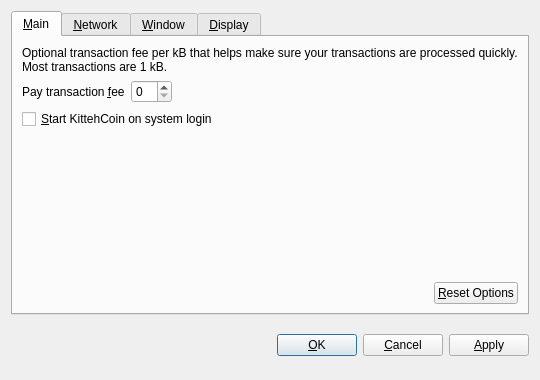
<?xml version="1.0" encoding="UTF-8"?>
<ui version="4.0">
 <class>OptionsDialog</class>
 <widget class="QDialog" name="OptionsDialog">
  <property name="geometry">
   <rect>
    <x>0</x>
    <y>0</y>
    <width>540</width>
    <height>380</height>
   </rect>
  </property>
  <property name="windowTitle">
   <string>Options</string>
  </property>
  <property name="modal">
   <bool>true</bool>
  </property>
  <layout class="QVBoxLayout" name="verticalLayout">
   <item>
    <widget class="QTabWidget" name="tabWidget">
     <property name="tabPosition">
      <enum>QTabWidget::North</enum>
     </property>
     <property name="currentIndex">
      <number>0</number>
     </property>
     <widget class="QWidget" name="tabMain">
      <attribute name="title">
       <string>&amp;Main</string>
      </attribute>
      <layout class="QVBoxLayout" name="verticalLayout_Main">
       <item>
        <widget class="QLabel" name="transactionFeeInfoLabel">
         <property name="text">
          <string>Optional transaction fee per kB that helps make sure your transactions are processed quickly. Most transactions are 1 kB.</string>
         </property>
         <property name="textFormat">
          <enum>Qt::PlainText</enum>
         </property>
         <property name="wordWrap">
          <bool>true</bool>
         </property>
        </widget>
       </item>
       <item>
        <layout class="QHBoxLayout" name="horizontalLayout_1_Main">
         <item>
          <widget class="QLabel" name="transactionFeeLabel">
           <property name="text">
            <string>Pay transaction &amp;fee</string>
           </property>
           <property name="textFormat">
            <enum>Qt::PlainText</enum>
           </property>
           <property name="buddy">
            <cstring>transactionFee</cstring>
           </property>
          </widget>
         </item>
         <item>
          <widget class="BitcoinAmountField" name="transactionFee"/>
         </item>
         <item>
          <spacer name="horizontalSpacer_1_Main">
           <property name="orientation">
            <enum>Qt::Horizontal</enum>
           </property>
           <property name="sizeHint" stdset="0">
            <size>
             <width>40</width>
             <height>20</height>
            </size>
           </property>
          </spacer>
         </item>
        </layout>
       </item>
       <item>
        <widget class="QCheckBox" name="bitcoinAtStartup">
         <property name="toolTip">
          <string>Automatically start KittehCoin after logging in to the system.</string>
         </property>
         <property name="text">
          <string>&amp;Start KittehCoin on system login</string>
         </property>
        </widget>
       </item>
       <item>
        <spacer name="verticalSpacer_Main">
         <property name="orientation">
          <enum>Qt::Vertical</enum>
         </property>
         <property name="sizeHint" stdset="0">
          <size>
           <width>20</width>
           <height>40</height>
          </size>
         </property>
        </spacer>
       </item>
       <item>
        <layout class="QHBoxLayout" name="horizontalLayout_2_Main">
         <item>
          <spacer name="horizontalSpacer_2_Main">
           <property name="orientation">
            <enum>Qt::Horizontal</enum>
           </property>
           <property name="sizeHint" stdset="0">
            <size>
             <width>40</width>
             <height>20</height>
            </size>
           </property>
          </spacer>
         </item>
         <item>
          <widget class="QPushButton" name="resetButton">
           <property name="toolTip">
            <string>Reset all client options to default.</string>
           </property>
           <property name="text">
            <string>&amp;Reset Options</string>
           </property>
           <property name="autoDefault">
            <bool>false</bool>
           </property>
          </widget>
         </item>
        </layout>
       </item>
      </layout>
     </widget>
     <widget class="QWidget" name="tabNetwork">
      <attribute name="title">
       <string>&amp;Network</string>
      </attribute>
      <layout class="QVBoxLayout" name="verticalLayout_Network">
       <item>
        <widget class="QCheckBox" name="mapPortUpnp">
         <property name="toolTip">
          <string>Automatically open the KittehCoin client port on the router. This only works when your router supports UPnP and it is enabled.</string>
         </property>
         <property name="text">
          <string>Map port using &amp;UPnP</string>
         </property>
        </widget>
       </item>
       <item>
        <widget class="QCheckBox" name="connectSocks">
         <property name="toolTip">
          <string>Connect to the KittehCoin network through a SOCKS proxy (e.g. when connecting through Tor).</string>
         </property>
         <property name="text">
          <string>&amp;Connect through SOCKS proxy:</string>
         </property>
        </widget>
       </item>
       <item>
        <layout class="QHBoxLayout" name="horizontalLayout_Network">
         <item>
          <widget class="QLabel" name="proxyIpLabel">
           <property name="text">
            <string>Proxy &amp;IP:</string>
           </property>
           <property name="textFormat">
            <enum>Qt::PlainText</enum>
           </property>
           <property name="buddy">
            <cstring>proxyIp</cstring>
           </property>
          </widget>
         </item>
         <item>
          <widget class="QValidatedLineEdit" name="proxyIp">
           <property name="maximumSize">
            <size>
             <width>140</width>
             <height>16777215</height>
            </size>
           </property>
           <property name="toolTip">
            <string>IP address of the proxy (e.g. 127.0.0.1)</string>
           </property>
          </widget>
         </item>
         <item>
          <widget class="QLabel" name="proxyPortLabel">
           <property name="text">
            <string>&amp;Port:</string>
           </property>
           <property name="textFormat">
            <enum>Qt::PlainText</enum>
           </property>
           <property name="buddy">
            <cstring>proxyPort</cstring>
           </property>
          </widget>
         </item>
         <item>
          <widget class="QLineEdit" name="proxyPort">
           <property name="maximumSize">
            <size>
             <width>55</width>
             <height>16777215</height>
            </size>
           </property>
           <property name="toolTip">
            <string>Port of the proxy (e.g. 9050)</string>
           </property>
          </widget>
         </item>
         <item>
          <widget class="QLabel" name="socksVersionLabel">
           <property name="text">
            <string>SOCKS &amp;Version:</string>
           </property>
           <property name="textFormat">
            <enum>Qt::PlainText</enum>
           </property>
           <property name="buddy">
            <cstring>socksVersion</cstring>
           </property>
          </widget>
         </item>
         <item>
          <widget class="QValueComboBox" name="socksVersion">
           <property name="toolTip">
            <string>SOCKS version of the proxy (e.g. 5)</string>
           </property>
          </widget>
         </item>
         <item>
          <spacer name="horizontalSpacer_Network">
           <property name="orientation">
            <enum>Qt::Horizontal</enum>
           </property>
           <property name="sizeHint" stdset="0">
            <size>
             <width>40</width>
             <height>20</height>
            </size>
           </property>
          </spacer>
         </item>
        </layout>
       </item>
       <item>
        <spacer name="verticalSpacer_Network">
         <property name="orientation">
          <enum>Qt::Vertical</enum>
         </property>
         <property name="sizeHint" stdset="0">
          <size>
           <width>20</width>
           <height>40</height>
          </size>
         </property>
        </spacer>
       </item>
      </layout>
     </widget>
     <widget class="QWidget" name="tabWindow">
      <attribute name="title">
       <string>&amp;Window</string>
      </attribute>
      <layout class="QVBoxLayout" name="verticalLayout_Window">
       <item>
        <widget class="QCheckBox" name="minimizeToTray">
         <property name="toolTip">
          <string>Show only a tray icon after minimizing the window.</string>
         </property>
         <property name="text">
          <string>&amp;Minimize to the tray instead of the taskbar</string>
         </property>
        </widget>
       </item>
       <item>
        <widget class="QCheckBox" name="minimizeOnClose">
         <property name="toolTip">
          <string>Minimize instead of exit the application when the window is closed. When this option is enabled, the application will be closed only after selecting Quit in the menu.</string>
         </property>
         <property name="text">
          <string>M&amp;inimize on close</string>
         </property>
        </widget>
       </item>
       <item>
        <spacer name="verticalSpacer_Window">
         <property name="orientation">
          <enum>Qt::Vertical</enum>
         </property>
         <property name="sizeHint" stdset="0">
          <size>
           <width>20</width>
           <height>40</height>
          </size>
         </property>
        </spacer>
       </item>
      </layout>
     </widget>
     <widget class="QWidget" name="tabDisplay">
      <attribute name="title">
       <string>&amp;Display</string>
      </attribute>
      <layout class="QVBoxLayout" name="verticalLayout_Display">
       <item>
        <layout class="QHBoxLayout" name="horizontalLayout_1_Display">
         <item>
          <widget class="QLabel" name="langLabel">
           <property name="text">
            <string>User Interface &amp;language:</string>
           </property>
           <property name="textFormat">
            <enum>Qt::PlainText</enum>
           </property>
           <property name="buddy">
            <cstring>lang</cstring>
           </property>
          </widget>
         </item>
         <item>
          <widget class="QValueComboBox" name="lang">
           <property name="toolTip">
            <string>The user interface language can be set here. This setting will take effect after restarting KittehCoin.</string>
           </property>
          </widget>
         </item>
        </layout>
       </item>
       <item>
        <layout class="QHBoxLayout" name="horizontalLayout_2_Display">
         <item>
          <widget class="QLabel" name="unitLabel">
           <property name="text">
            <string>&amp;Unit to show amounts in:</string>
           </property>
           <property name="textFormat">
            <enum>Qt::PlainText</enum>
           </property>
           <property name="buddy">
            <cstring>unit</cstring>
           </property>
          </widget>
         </item>
         <item>
          <widget class="QValueComboBox" name="unit">
           <property name="toolTip">
            <string>Choose the default subdivision unit to show in the interface and when sending coins.</string>
           </property>
          </widget>
         </item>
        </layout>
       </item>
       <item>
        <widget class="QCheckBox" name="displayAddresses">
         <property name="toolTip">
          <string>Whether to show KittehCoin addresses in the transaction list or not.</string>
         </property>
         <property name="text">
          <string>&amp;Display addresses in transaction list</string>
         </property>
        </widget>
       </item>
       <item>
        <widget class="QCheckBox" name="coinControlFeatures">
         <property name="toolTip">
          <string>Whether to show coin control features or not.</string>
         </property>
         <property name="text">
          <string>Display coin &amp;control features (experts only!)</string>
         </property>
        </widget>
       </item>
       <item>
        <spacer name="verticalSpacer_Display">
         <property name="orientation">
          <enum>Qt::Vertical</enum>
         </property>
         <property name="sizeHint" stdset="0">
          <size>
           <width>20</width>
           <height>40</height>
          </size>
         </property>
        </spacer>
       </item>
      </layout>
     </widget>
    </widget>
   </item>
   <item>
    <layout class="QHBoxLayout" name="horizontalLayout_Buttons">
     <item>
      <spacer name="horizontalSpacer_1">
       <property name="orientation">
        <enum>Qt::Horizontal</enum>
       </property>
       <property name="sizeHint" stdset="0">
        <size>
         <width>40</width>
         <height>48</height>
        </size>
       </property>
      </spacer>
     </item>
     <item>
      <widget class="QLabel" name="statusLabel">
       <property name="font">
        <font>
         <weight>75</weight>
         <bold>true</bold>
        </font>
       </property>
       <property name="text">
        <string/>
       </property>
       <property name="textFormat">
        <enum>Qt::PlainText</enum>
       </property>
       <property name="wordWrap">
        <bool>true</bool>
       </property>
      </widget>
     </item>
     <item>
      <spacer name="horizontalSpacer_2">
       <property name="orientation">
        <enum>Qt::Horizontal</enum>
       </property>
       <property name="sizeHint" stdset="0">
        <size>
         <width>40</width>
         <height>48</height>
        </size>
       </property>
      </spacer>
     </item>
     <item>
      <widget class="QPushButton" name="okButton">
       <property name="text">
        <string>&amp;OK</string>
       </property>
      </widget>
     </item>
     <item>
      <widget class="QPushButton" name="cancelButton">
       <property name="text">
        <string>&amp;Cancel</string>
       </property>
       <property name="autoDefault">
        <bool>false</bool>
       </property>
      </widget>
     </item>
     <item>
      <widget class="QPushButton" name="applyButton">
       <property name="text">
        <string>&amp;Apply</string>
       </property>
       <property name="autoDefault">
        <bool>false</bool>
       </property>
      </widget>
     </item>
    </layout>
   </item>
  </layout>
 </widget>
 <customwidgets>
  <customwidget>
   <class>BitcoinAmountField</class>
   <extends>QSpinBox</extends>
   <header>bitcoinamountfield.h</header>
  </customwidget>
  <customwidget>
   <class>QValueComboBox</class>
   <extends>QComboBox</extends>
   <header>qvaluecombobox.h</header>
  </customwidget>
  <customwidget>
   <class>QValidatedLineEdit</class>
   <extends>QLineEdit</extends>
   <header>qvalidatedlineedit.h</header>
  </customwidget>
 </customwidgets>
 <resources/>
 <connections/>
</ui>
